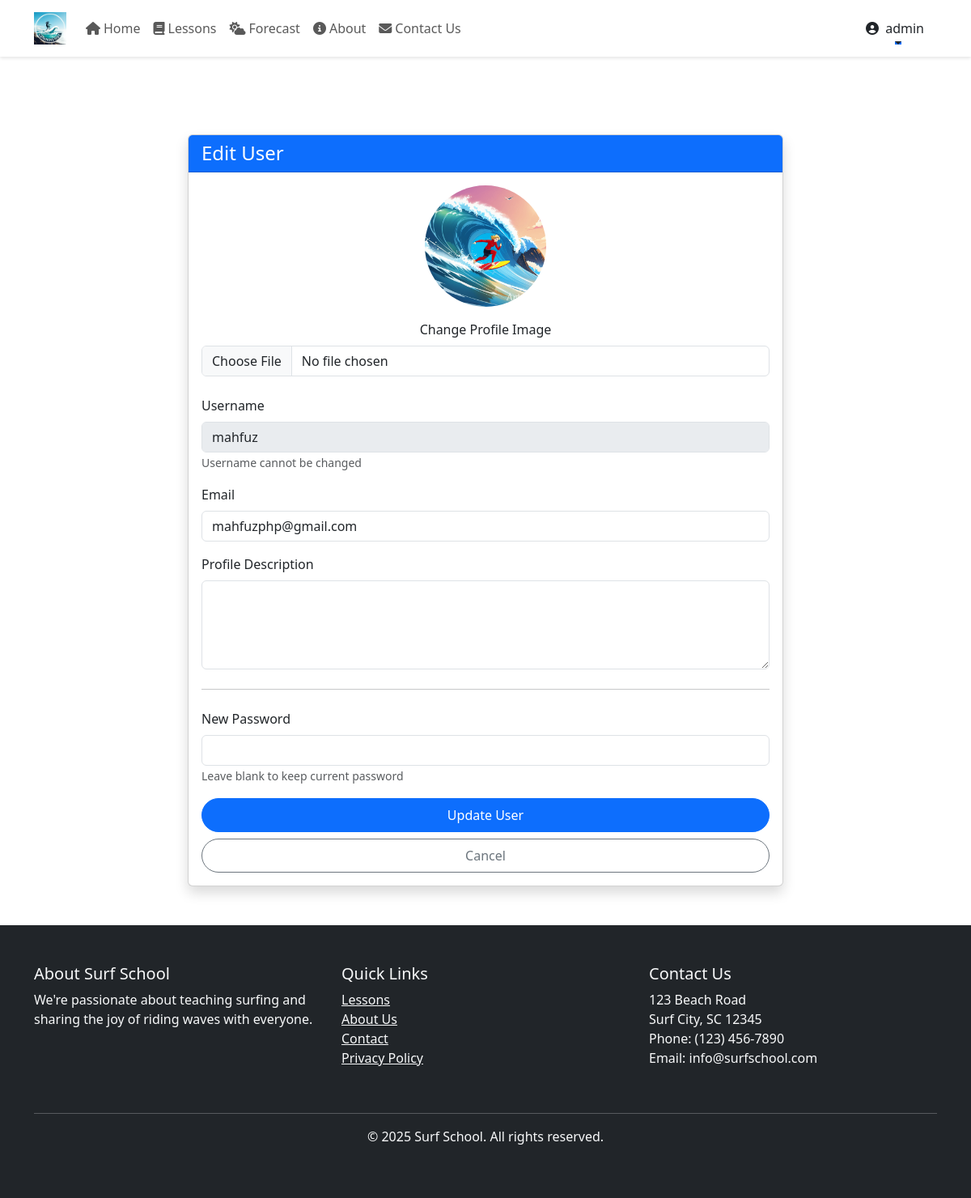
/admin/edit-user.php?id=9 (signed in), run on the app's committed database.
### tables this page shows
CREATE TABLE IF NOT EXISTS `users` (
  `id` int NOT NULL AUTO_INCREMENT,
  `username` varchar(50) NOT NULL,
  `password` varchar(255) NOT NULL,
  `email` varchar(100) NOT NULL,
  `user_type` enum('admin','instructor','student') NOT NULL,
  `profile_image` varchar(255) DEFAULT NULL,
  `profile_description` text,
  `created_at` timestamp NULL DEFAULT CURRENT_TIMESTAMP,
  PRIMARY KEY (`id`),
  UNIQUE KEY `username` (`username`),
  KEY `email_index` (`email`)
);

### admin/edit-user.php (the view, shortened to what this page needs)
<?php
require_once '../config/database.php';
$user_id = isset($_GET['id']) ? (int)$_GET['id'] : 0;
$stmt = $pdo->prepare("SELECT * FROM users WHERE id = ?");
$stmt->execute([$user_id]);
$user = $stmt->fetch();
include '../includes/header.php';
include '../includes/navbar.php';
?>
<div class="container mt-5 pt-5">
    <div class="row justify-content-center">
        <div class="col-md-8">
            <div class="card shadow">
                <div class="card-header bg-primary text-white">
                    <h4 class="mb-0">Edit User</h4>
                </div>
                <div class="card-body">
                    <form action="" method="POST" enctype="multipart/form-data">
                        <div class="text-center mb-4">
                            <?php if ($user['profile_image']): ?>
                                <img src="../uploads/profile_images/<?php echo htmlspecialchars($user['profile_image']); ?>"
                                    class="rounded-circle mb-3" style="width: 150px; height: 150px; object-fit: cover;">
                            <?php endif; ?>
                            <div class="mb-3">
                                <label for="profile_image" class="form-label">Change Profile Image</label>
                                <input type="file" class="form-control" id="profile_image" name="profile_image" accept="image/*">
                            </div>
                        </div>
                        <div class="mb-3">
                            <label for="username" class="form-label">Username</label>
                            <input type="text" class="form-control" value="<?php echo htmlspecialchars($user['username']); ?>" disabled>
                            <small class="text-muted">Username cannot be changed</small>
                        </div>
                        <div class="mb-3">
                            <label for="email" class="form-label">Email</label>
                            <input type="email" class="form-control" id="email" name="email"
                                value="<?php echo htmlspecialchars($user['email']); ?>" required>
                        </div>
                        <div class="mb-3">
                            <label for="profile_description" class="form-label">Profile Description</label>
                            <textarea class="form-control" id="profile_description" name="profile_description"
                                rows="4"><?php echo htmlspecialchars($user['profile_description'] ?? ''); ?></textarea>
                        </div>
                        <hr class="my-4">
                        <div class="mb-3">
                            <label for="new_password" class="form-label">New Password</label>
                            <input type="password" class="form-control" id="new_password" name="new_password">
                            <small class="text-muted">Leave blank to keep current password</small>
                        </div>
                        <div class="d-grid gap-2">
                            <button type="submit" class="btn btn-primary">Update User</button>
                            <a href="/admin/manage-users.php" class="btn btn-outline-secondary">Cancel</a>
                        </div>
                    </form>
                </div>
            </div>
        </div>
    </div>
</div>
<?php include '../includes/footer.php'; ?>

### includes/header.php (style rules this page uses)
:root { --navbar-height: 70px; }
body { padding-top: var(--navbar-height); }

### includes/navbar.php (style rules this page uses)
.btn { border-radius: 50px; padding: 0.5rem 1.5rem; transition: all 0.3s ease; }

### data on the page
users: profile_image (picture), username "mahfuz", email "mahfuzphp@gmail.com"

### other printed values
$_SESSION['username'] "admin"
